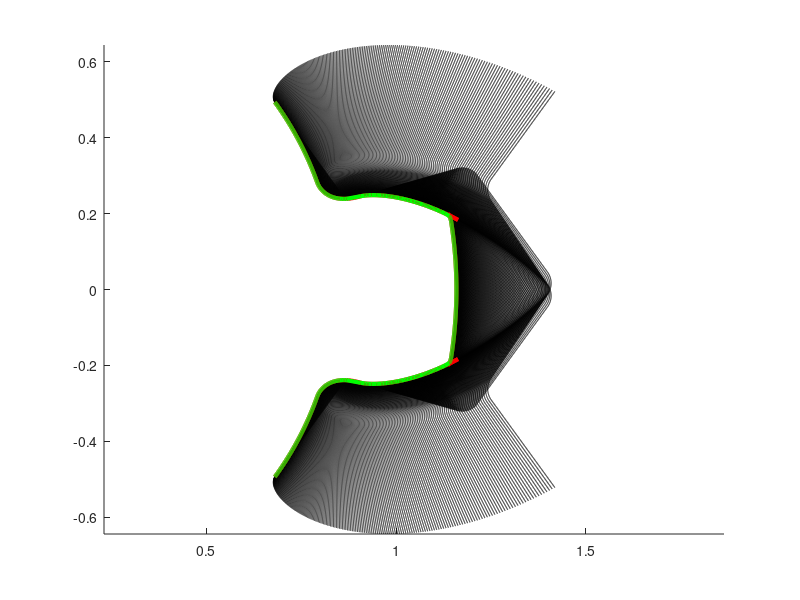

Write the MATLAB code that produced this figure.
R = 1;
ro = 1.2;
ri = 0.8;
alp = 20*pi/180;
n = 5;
rc = 0.05;

tf = @(x) (0.25-x)/tan(alp);

cf = @(x,y,t,s) s*sqrt(rc^2-(t-x).^2) + y;

tup=(ro-R)*n/(2*pi*R);
tdown=(ri-R)*n/(2*pi*R);
x1 = 0.25-(tup-rc)*tan(alp)-rc/cos(alp);
x2 = x1+rc*cos(alp);
x4 = 0.25-(tdown+rc)*tan(alp)+rc/cos(alp);
x3 = x4-rc*cos(alp);


tf = @(x) (0.25-x)/tan(alp);
cf = @(x,y,t,s) s*sqrt(rc^2-(t-x).^2) + y;

ftooth = @(t) (t<x1).*tup + ...
      (x1<=t & t<x2).*cf(x1,tup-rc,t,1) + ...
      (x2<=t & t<x3).*tf(t) + ...
      (x3<=t & t<x4).*cf(x4,tdown+rc,t,-1) + ...
      (x4<=t).*tdown;

s = @(x) size(x,2);

Rot = @(alp) reshape([
    reshape(cos(alp),1,1,s(alp)) ,reshape(-sin(alp),1,1,s(alp));
    reshape(sin(alp),1,1,s(alp)), reshape(cos(alp),1,1,s(alp));
  ],2,2,s(alp));

rack = @(t) [reshape(ftooth(abs(t)),1,s(t)); reshape(t,1,s(t))];

vrshp = @(v) [reshape(v(1),1,s(v)); reshape(v(2),1,s(v))];

u_res = 200;
v_res = 2000;

su = linspace(-pi/n, pi/n, u_res);
sv = linspace(-pi/n, pi/n, v_res);

Rot_field = Rot(su);

[u,v] = meshgrid(1:u_res, 1:v_res);

[U, V] = meshgrid(su,sv);

X = rack(sv);
X1 = [reshape(R*ones(u_res,v_res),1,u_res*v_res); reshape(-R*U,1,u_res*v_res)];

MRot=Rot_field(:,:,u);

M1=X(:,v);

Y = zeros(2, u_res, v_res);



for i=1:u_res
  for j=1:v_res
    k = (i-1)*v_res + j;
    Y(:,i,j) = MRot(:,:,k) * (M1(:,k)+X1(:,k));
  end
end

df_dn = @(f, n, u, v, d=10^(-6)) ...
      ( f(u + d*(n==1)/2,v + d*(n==2)/2) - f(u - d*(n==1)/2,v - d*(n==2)/2) ) / d;

rack = @(t) [ftooth(abs(t)); t];

y = @(u,v) resize((Rot(u)*(rack(v)+[R; -R*u])),3,1);

F = @(u, v) cross(df_dn(y, 1, u, v), df_dn(y, 2, u, v))(3);

axis equal;
hold on;
warning("off","all");

for i = 1:u_res
    plot(Y(1,i,:),Y(2,i,:), "k");
end


points = zeros(2,v_res);

for i = 1:size(sv,2)
  u=0;
  solu = fsolve(@(u) F(u,sv(i)), u);
  points(:,i) = y(solu,sv(i))(1:2);
endfor
plot(points(1,:),points(2,:), "r", "LineWidth", 3, "marker", "none");



filtered_points = zeros(2,size(points,2));
l=1;
for i=1:size(points,2)

  field = reshape(vecnorm(Y - points(:,i), 2, 1), u_res, v_res);
  threshold = 0.001;
  zero_mask = field < threshold;
  [labels, num_regions] = bwlabel(zero_mask, 8);
  num_regions
  if num_regions < 2
    filtered_points(:,l) = points(:,i);
    l++;
  endif
end
filtered_points = resize(filtered_points, 2, l-1);
plot(filtered_points(1,:),filtered_points(2,:), "g", "LineWidth", 3, "marker", "none");

hold off;
